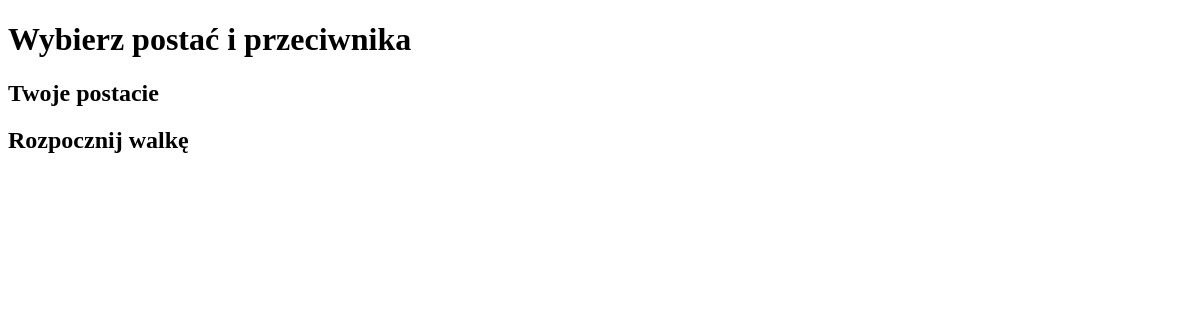
The page /game/ on the database as committed earlier.
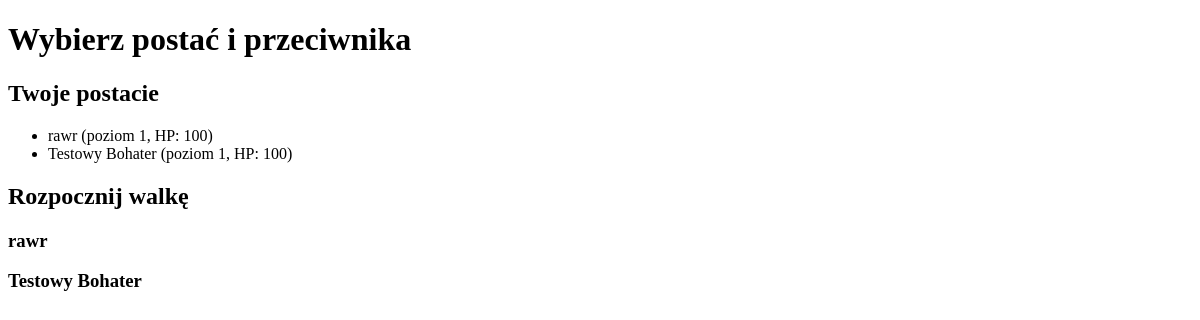
The same page on the database as committed later.
### game/models/character.py (models this page shows, shortened)
class Character(models.Model):
    owner = models.ForeignKey(User, on_delete=models.CASCADE, verbose_name=_("Właściciel"))
    name = models.CharField(_("Nazwa"), max_length=50)
    race = models.ForeignKey(
        "Race",
        on_delete=models.PROTECT,
        verbose_name=_("Rasa")
    )
    character_class = models.ForeignKey(
        "CharacterClass",
        on_delete=models.PROTECT,
        verbose_name=_("Klasa postaci")
    )
    level = models.IntegerField(_("Poziom"), default=1)
    experience = models.IntegerField(_("Doświadczenie"), default=0)
    max_hp = models.IntegerField(_("Maksymalne HP"), default=100)
    current_hp = models.IntegerField(_("Aktualne HP"), default=100)
    max_mana = models.IntegerField(_("Maksymalna mana"), default=0)
    current_mana = models.IntegerField(_("Aktualna mana"), default=0)
    strength = models.IntegerField(_("Siła"), default=10)
    agility = models.IntegerField(_("Zręczność"), default=10)
    intelligence = models.IntegerField(_("Inteligencja"), default=10)
    gold = models.IntegerField(_("Złoto"),default=0)

### game/views.py (the view)
# urls.py: path("", views.character_list, name="character_list"),
def character_list(request):
    characters = Character.objects.all()
    enemies  = Enemy.objects.all()
    return render(request, "game/character_list.html", {
        "characters": characters,
        "enemies": enemies ,
    })

### game/templates/game/character_list.html (shortened to what this page needs)
<!DOCTYPE html>
<html lang="pl">
<head>
</head>
<body>
    <h1>Wybierz postać i przeciwnika</h1>
    <h2>Twoje postacie</h2>
    <ul>
        {% for character in characters %}
            <li>{{ character.name }} (poziom {{ character.level }}, HP: {{ character.current_hp }})</li>
        {% endfor %}
    </ul>
    <h2>Rozpocznij walkę</h2>
    {% for character in characters %}
        <h3>{{ character.name }}</h3>
    {% endfor %}
</body>
</html>

Rows that differ between the two databases and show on the page:
added Character: name "rawr", level "1", current_hp "100"
added Character: name "Testowy Bohater", level "1", current_hp "100"
